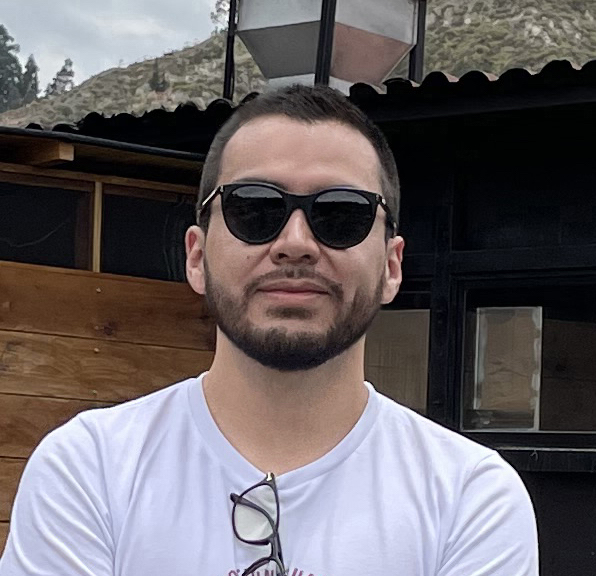
#> input picture 000_projects_structured/05_computer_vision/Reconocimiento_Facial/foto.jpg, 596 x 576 px, given in place of the camera
$ python color_tracker.py
#> lines starting #> are read from the running program, lines starting #| are printed output that depends on the picture
### 000_lib/computer_vision/utils_opencv.py
import cv2
import numpy as np
import copy


def stackImages(_imgList, cols, scale):
    """
    Stack Images together to display in a single window
    :param _imgList: list of images to stack like  imgList = [img, img, imgGray, img, imgGray]
    :param cols: the num of img in a row
    :param scale: bigger~1+ ans smaller~1-
    :return: Stacked Image
    """
    imgList = copy.deepcopy(_imgList)

    # make the array full by adding blank img, otherwise the openCV can't work
    totalImages = len(imgList)
    rows = totalImages // cols if totalImages // cols * cols == totalImages else totalImages // cols + 1
    blankImages = cols * rows - totalImages

    width = imgList[0].shape[1]
    height = imgList[0].shape[0]
    imgBlank = np.zeros((height, width, 3), np.uint8)
    imgList.extend([imgBlank] * blankImages)

    # resize the images
    for i in range(cols * rows):
        imgList[i] = cv2.resize(imgList[i], (0, 0), None, scale, scale)
        if len(imgList[i].shape) == 2:
            imgList[i] = cv2.cvtColor(imgList[i], cv2.COLOR_GRAY2BGR)

    # put the images in a board
    hor = [imgBlank] * rows
    for y in range(rows):
        line = []
        for x in range(cols):
            line.append(imgList[y * cols + x])
        hor[y] = np.hstack(line)
    ver = np.vstack(hor)
    return ver


# [125 lines left out: functions cornerRect, findContours, overlayPNG, rotateImage, putTextRect, not called in this run]

### 000_projects_structured/05_computer_vision/color_tracker.py
import cv2
import sys
import numpy as np

path_os = "C:\\Users\\usuario\\Documents\\GitHub\\DataGlobal\lib\\"

sys.path.append(f"{path_os}\\computer_vision")
from utils_opencv import stackImages  # type: ignore

def empty(a):
   pass

h_min = 72
s_min = 63
v_min = 194
h_max = 87
s_max = 135
v_max = 255

cv2.namedWindow("TrackBars")
cv2.resizeWindow("TrackBars",640,240)
cv2.createTrackbar("Hue Min","TrackBars",h_min,179,empty)
cv2.createTrackbar("Hue Max","TrackBars",h_max,179,empty)
cv2.createTrackbar("Sat Min","TrackBars",s_min,255,empty)
cv2.createTrackbar("Sat Max","TrackBars",s_max,255,empty)
cv2.createTrackbar("Val Min","TrackBars",v_min,255,empty)
cv2.createTrackbar("Val Max","TrackBars",v_max,255,empty)

cap = cv2.VideoCapture(0)
cap.set(3, 800)
cap.set(4, 600)

while True:
    success, img = cap.read()
#> img is the input picture: shape (576, 596, 3); mean B, G, R 100.5, 97.8, 104.1
    img = cv2.flip(img, 1)
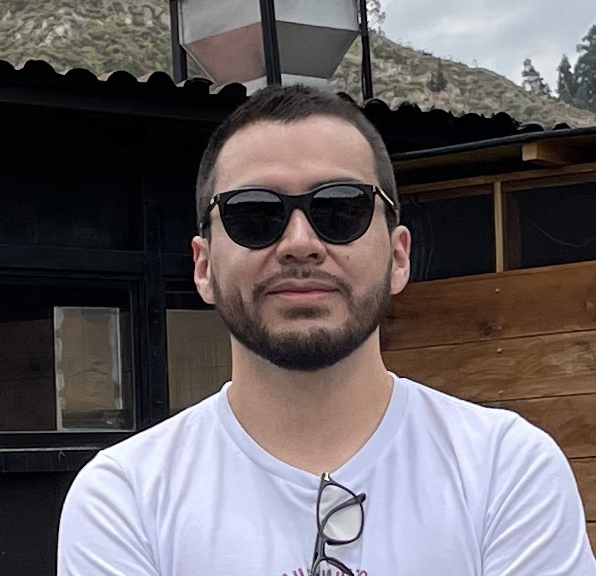
#> img: shape (576, 596, 3); mean B, G, R 100.5, 97.8, 104.1
    if not success:
        continue
    imgHSV = cv2.cvtColor(img,cv2.COLOR_BGR2HSV)
#> imgHSV: shape (576, 596, 3); mean H, S, V 71.9, 75.6, 112.8

    h_min = cv2.getTrackbarPos("Hue Min","TrackBars")
    h_max = cv2.getTrackbarPos("Hue Max", "TrackBars")
    s_min = cv2.getTrackbarPos("Sat Min", "TrackBars")
    s_max = cv2.getTrackbarPos("Sat Max", "TrackBars")
    v_min = cv2.getTrackbarPos("Val Min", "TrackBars")
    v_max = cv2.getTrackbarPos("Val Max", "TrackBars")
    print(f"{h_min},{s_min},{v_min},{h_max},{s_max},{v_max}")
    lower = np.array([h_min,s_min,v_min])
    upper = np.array([h_max,s_max,v_max])
    mask = cv2.inRange(imgHSV,lower,upper)
#> mask: shape (576, 596); every value is 0
    imgResult = cv2.bitwise_and(img,img,mask=mask)
#> imgResult: shape (576, 596, 3); every value is 0
    # [4 lines of commented-out code are left out]
    imgStack = stackImages([img,imgHSV,mask,imgResult], 2, 0.6)
#> in stackImages, `imgList = copy.deepcopy(_imgList)`: imgList = 4 items
#> in stackImages, `totalImages = len(imgList)`: totalImages = 4
#> in stackImages, `rows = totalImages // cols if totalImages // cols * cols == totalImage..`: rows = 2
#> in stackImages, `blankImages = cols * rows - totalImages`: blankImages = 0
#> in stackImages, `hor = [imgBlank] * rows`: hor = 2 items
#> in stackImages, `ver = np.vstack(hor)`:
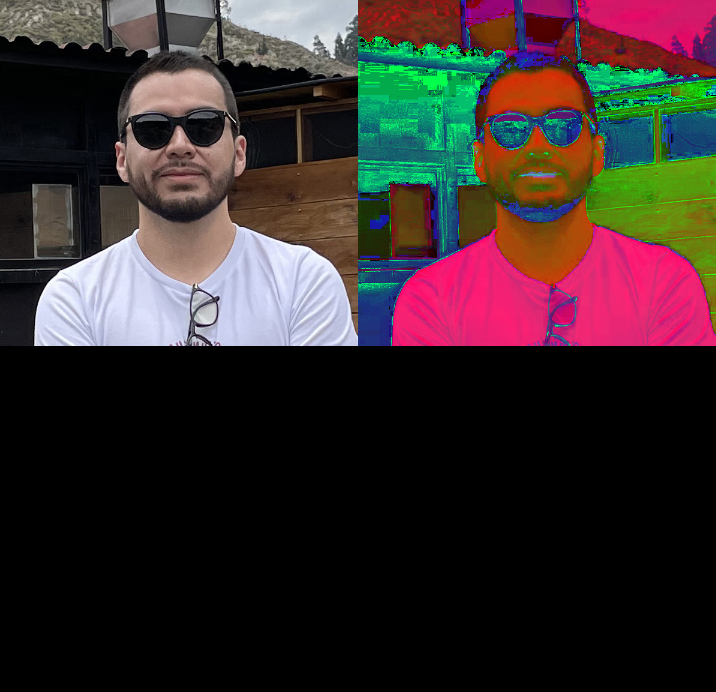
#> ver: shape (692, 716, 3); mean of channels 0, 1, 2 43.1, 43.3, 54.2; drawn as B, G, R
    cv2.imshow("Stacked Images", imgStack)
    cv2.waitKey(1)
